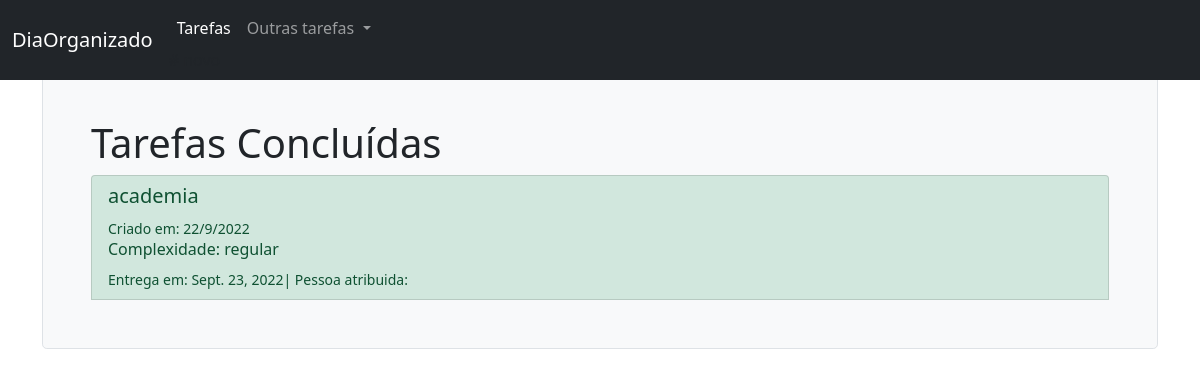
The page /tarefas/concluidas/ on the database as committed earlier.
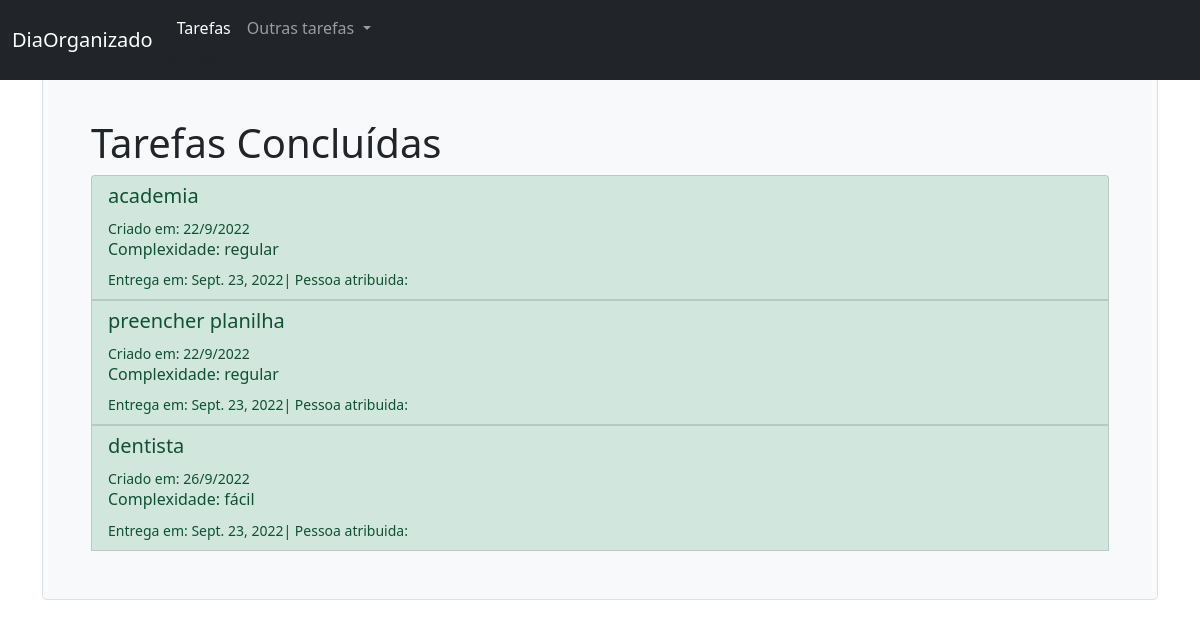
The same page on the database as committed later.
### tarefas/models.py (models this page shows, shortened)
class Tarefa(models.Model):
    OPCOES_STATUS = (
        ('concluído', 'Concluído'),
        ('pendente', 'Pendente'),
        ('adiado', 'Adiado'),
    )
    OPCOES_CATEGORIA = (
        ('urgente', 'Urgente'),
        ('importante', 'Importante'),
        ('precisa ser feito', 'Precisa ser feito'),
    )
    OPCOES_COMPLEXIDADE = (
        ('muito fácil', 'Muito fácil'),
        ('fácil', 'Fácil'),
        ('regular', 'Regular'),
        ('complexo', 'Complexo'),
        ('muito complexo', 'Muito complexo'),
    )
    descricao = models.CharField("descrição", max_length=400)
    criacao = models.DateField("criacao", auto_now_add=True)
    categoria = models.CharField("categoria", max_length=25,
                                 choices=OPCOES_CATEGORIA,
                                 default='importante')
    status = models.CharField("status", max_length=25, choices=OPCOES_STATUS,
                             default='pendente')
    data_entrega = models.DateField("data_entrega", auto_now_add=False, blank=False,
                                     null=True, default=None) #formato igual a: aaaa/mm/dd
    complexidade = models.CharField("complexidade", max_length=25, blank=True, null=True,
                                    choices=OPCOES_COMPLEXIDADE)
    pessoas = models.ManyToManyField(Pessoa)
    class Meta:
        db_table= 'tarefa'
        verbose_name = "Tarefa"
        verbose_name_plural = "Tarefas"

### tarefas/views.py (the view)
# urls.py: path('concluidas/', views.tarefas_concluidas_list, name='tarefas_concluidas_list'),
def tarefas_concluidas_list(request):
    tarefas_concluidas = Tarefa.objects.filter(status='concluído')
    return render(request, 'tarefas/tarefas_concluidas.html', {'tarefas_concluidas':tarefas_concluidas})

### tarefas/templates/tarefas/tarefas_concluidas.html (shortened to what this page needs)
{% extends 'base.html' %}
{% block content %}
  <div class="h-100 p-5 bg-light border rounded-3">
    <h1>Tarefas Concluídas</h1>
    <div class="list-group">
      {% for tarefa in tarefas_concluidas %}
        <button type="button" class="list-group-item list-group-item-success list-group-item-action" data-bs-toggle="modal" data-bs-target="#modal{{ tarefa.id }}">
          <h5>{{ tarefa.descricao }}</h5>
          <small>Criado em: {{ tarefa.criacao.day }}/{{ tarefa.criacao.month }}/{{ tarefa.criacao.year }}</small>
          <h6>Complexidade: {{ tarefa.complexidade }}</h6>
          <small>Entrega em: {{ tarefa.data_entrega}}| </small>
          <small>Pessoa atribuida: {{ tarefa.pessoa }}</small>
        </button>
      {% empty %}
        <h2>Nenhuma tarefa foi concluída</h2>
      {% endfor %}
    </div>
  </div>
{% endblock content %}

### tarefas/templates/base.html (shortened to what this page needs)
<!doctype html>
<html lang="en">
  <head>
    <link href="https://cdn.jsdelivr.net/npm/bootstrap@5.0.0-beta3/dist/css/bootstrap.min.css" rel="stylesheet">
  </head>
  <body style="padding-top:70px">
    <nav class="navbar fixed-top navbar-expand-lg navbar-dark bg-dark">
      <div class="container-fluid">
        <a class="navbar-brand" href="{% url 'tarefas_pendentes_list' %}">DiaOrganizado</a>
        <div class="collapse navbar-collapse" id="navbarSupportedContent">
          <ul class="navbar-nav me-auto mb-2 mb-lg-0">
            <li class="nav-item">
              <a class="nav-link active" aria-current="page" href="{% url 'tarefas_pendentes_list' %}">Tarefas</a> # novo
            </li>
            <li class="nav-item dropdown">
              <a class="nav-link dropdown-toggle" href="#" id="navbarDropdown" role="button" data-bs-toggle="dropdown" aria-expanded="false">
                Outras tarefas
              </a>
            </li>
          </ul>
        </div>
      </div>
    </nav>
    <div class="container">
      {% block content %}
      {% endblock %}
    </div>
  </body>
</html>

Rows that differ between the two databases and show on the page:
now on this page (row edited): Tarefa: descricao "preencher planilha", criacao.day "22", criacao.month "9", criacao.year "2022", complexidade "regular", data_entrega "Sept. 23, 2022"
added Tarefa: descricao "dentista", criacao.day "26", criacao.month "9", criacao.year "2022", complexidade "fácil", data_entrega "Sept. 23, 2022"
